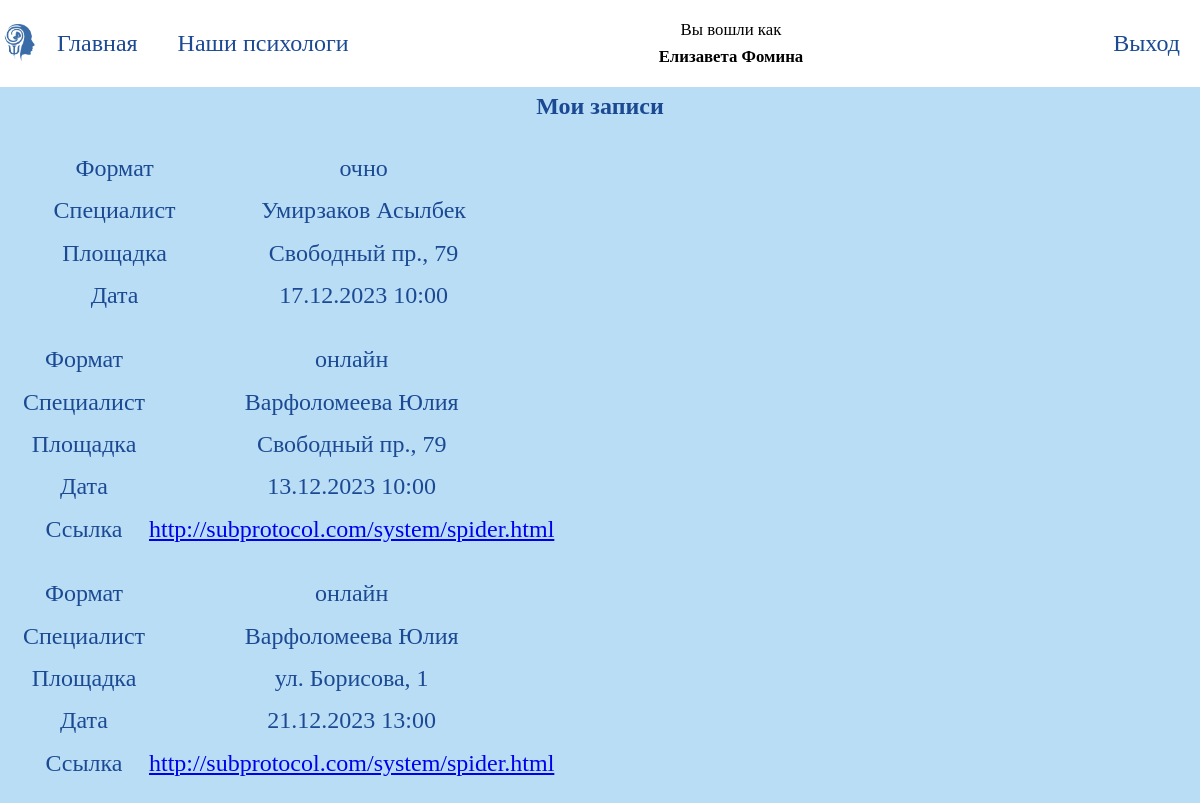
The page /appointment/appointment_info_table/ (signed in) on the database its author committed.
### Consultation/models.py (models this page shows, shortened)
class Appointment(models.Model):
    class Meta:
        verbose_name = 'Запись'
        verbose_name_plural = 'Запись'
    full_time = 'очно'
    online = 'онлайн'
    choicesformat = [
        ('', '-----'),
        (full_time, 'очно'),
        (online, 'онлайн')
    ]
    id_consultation = models.ForeignKey(Consultation, blank=False, null=False, on_delete=models.DO_NOTHING)
    id_user = models.ForeignKey(User, help_text="Если поле пустое, значит записался неавторизованный пользователь",
                                blank=True, null=True, on_delete=models.DO_NOTHING)
    format = models.CharField(max_length=10, help_text="очно/онлайн", choices=choicesformat,
                              blank=False, null=False)

class Consultation(models.Model):
    class Meta:
        verbose_name = 'Консультация'
        verbose_name_plural = 'Консультация'
    date = models.DateField(blank=False, null=False)
    time = models.CharField(max_length=5, blank=False, null=False)
    id_locations = models.ForeignKey(Location, blank=False, null=False, on_delete=models.DO_NOTHING,
                                     verbose_name='Адрес')
    id_psychologist = models.ForeignKey(Psychologist, blank=False, null=False, on_delete=models.DO_NOTHING,
                                        verbose_name='Психолог')
    is_busy = models.BooleanField(default=False, verbose_name='Занято')

class Location(models.Model):
    class Meta:
        verbose_name = 'Адрес'
        verbose_name_plural = 'Адрес'
    address = models.CharField(max_length=248, help_text="Введите в виде: ул., д., к., каб.", blank=False, null=False)
    active = models.BooleanField(default=True)
    def __str__(self):
        return self.address

### Psychologist/models.py (models this page shows, shortened)
class Psychologist(models.Model):
    class Meta:
        verbose_name = 'Психологи'
        verbose_name_plural = 'Психологи'
    surname = models.CharField(max_length=128, blank=False, null=False)
    name = models.CharField(max_length=128, blank=False, null=False)
    patronymic = models.CharField(max_length=128, blank=False, null=False)
    experience = models.IntegerField(help_text="Укажите число лет", blank=False, null=False)
    education = models.CharField(max_length=248, blank=False, null=False)
    photo = models.ImageField(upload_to='psychologist/')
    profinterests = models.TextField(max_length=256, blank=True, null=True)
    def __str__(self):
        return self.surname + ' ' + self.name

class UrlToOnlineConsultation(models.Model):
    class Meta:
        verbose_name = 'Ссылки для онлайн консультаций'
        verbose_name_plural = 'Ссылки для онлайн консультаций'
    id_psychologist = models.OneToOneField(Psychologist, blank=False, null=False, on_delete=models.CASCADE, primary_key=True)
    url = models.CharField(max_length=248, blank=False, null=False)

### Consultation/views.py (the view)
# urls.py: path("appointment_info_table/", AppointmentConsultationInfo.as_view(), name="appointment_info_table"),
class AppointmentConsultationInfo(View):
    def get(self, request):
        appointments = Appointment.objects.filter(id_user_id=request.user.id)
        return render(request, "Consultation/appointment_info.html", locals())

### templates/Consultation/appointment_info.html (shortened to what this page needs)
{% extends 'Main/base.html' %}
{% block content %}
    <h2>Мои записи</h2>
 {% for appointment in appointments %}
    <div class="list_appoi_one">
        <table>
                <tr>
                    <td>Формат</td>
                    <td>{{ appointment.format }}</td>
                </tr>
                <tr>
                    <td>Специалист</td>
                    <td>{{ appointment.id_consultation.id_psychologist }}</td>
                </tr>
                <tr>
                    <td>Площадка</td>
                    <td>{{ appointment.id_consultation.id_locations }}</td>
                </tr>
                <tr>
                    <td>Дата</td>
                    <td>{{ appointment.id_consultation.date|date:'d.m.Y' }} {{ appointment.id_consultation.time }}</td>
                </tr>
                {% if appointment.format == 'онлайн' %}
                    <tr>
                        <td>Ссылка</td>
                        <td><a href="{{ appointment.id_consultation.id_psychologist.urltoonlineconsultation.url }}" target="_blank">{{ appointment.id_consultation.id_psychologist.urltoonlineconsultation.url }}</a></td>
                    </tr>
                {% endif %}
                {% now "Y-m-d" as todays_date %}
        </table>
    </div>
       {% endfor %}
{% endblock %}

### templates/Main/base.html (shortened to what this page needs)
{% load static %}
{% load main_tags %}
<!DOCTYPE html>
<html lang="en">
<head>
    <link rel="stylesheet" href="{% static 'css/base.css'%}" type="text/css">
    <link rel="stylesheet" href="{% static 'css/qw.css'%}" type="text/css">
</head>
<body>
{% block mainmenu %}
<div class="header_inner">
    <div class="div_left_mainmenu">
        <img class="logo" src="../../static/img/psih.png">
        <a class="nav_link" href="{% url 'main' %}">Главная</a>
        <a class="nav_link" href="#elem_m_titles_me">Наши психологи</a>
    </div>
    {% if user.is_authenticated %}
        <div class="user_name"><p class="u_n">Вы вошли как <br><b>{{ user.first_name }} {{ user.last_name }}</b> </p></div>
        <div><a class="nav_link" href="{% url 'logout' %}">Выход</a></div>
    {% else %}
        <div>
            <a class="nav_link" href="{% url 'log' %}">Вход</a>
            <a class="nav_link" href="{% url 'registr' %}">Регистрация</a>
        </div>
    {% endif %}
</div>
{% endblock mainmenu %}
{% block content %}
{% endblock content %}
</body>
</html>

### static/css/base.css (style rules this page uses)
body { margin: 0; background-color: #BADDF6; font-family: 'Puppies Play'; font-style: normal; font-weight: 400; font-size: 24px; line-height: 24px; text-align: center; line-height: 1.6; color: #1B4A93 }
*, *:before, *:after { box-sizing: border-box; }
h1, h2, h3, h4, h5 , h6 { margin: 0; font-size: 24px; }
.header_inner { display: flex; background-color: white; align-items: center; flex-wrap: nowrap; justify-content: space-between; }
.nav_link { border: #9ab4e5; display: inline-block; vertical-align: top; margin: 0 20px; color: #1B4A93; text-decoration: none; transition: color .2s linear; }
.logo { width: 37px; height: 37px; }
.user_name { color: black; font-size: 70%; width: 40%; }
.u_n { display: inline-block; }
.div_left_mainmenu { display: flex; justify-content: start; }

### static/css/qw.css (style rules this page uses)
.list_appoi_one { margin: 20px; width: 500px; display: grid; }

### rows shown on the page
Appointment: format "очно", id_consultation.id_psychologist "Умирзаков Асылбек", id_consultation.id_locations "Свободный пр., 79", id_consultation "17.12.2023", id_consultation.time "10:00"
Appointment: format "онлайн", id_consultation.id_psychologist "Варфоломеева Юлия", id_consultation.id_locations "Свободный пр., 79", id_consultation "13.12.2023", id_consultation.time "10:00", id_consultation.id_psychologist.urltoonlineconsultation "http://subprotocol.com/system/spider.html"
Appointment: format "онлайн", id_consultation.id_psychologist "Варфоломеева Юлия", id_consultation.id_locations "ул. Борисова, 1", id_consultation "21.12.2023", id_consultation.time "13:00", id_consultation.id_psychologist.urltoonlineconsultation "http://subprotocol.com/system/spider.html"

### other values the page prints
{{ user.first_name }} "Елизавета"
{{ user.last_name }} "Фомина"
